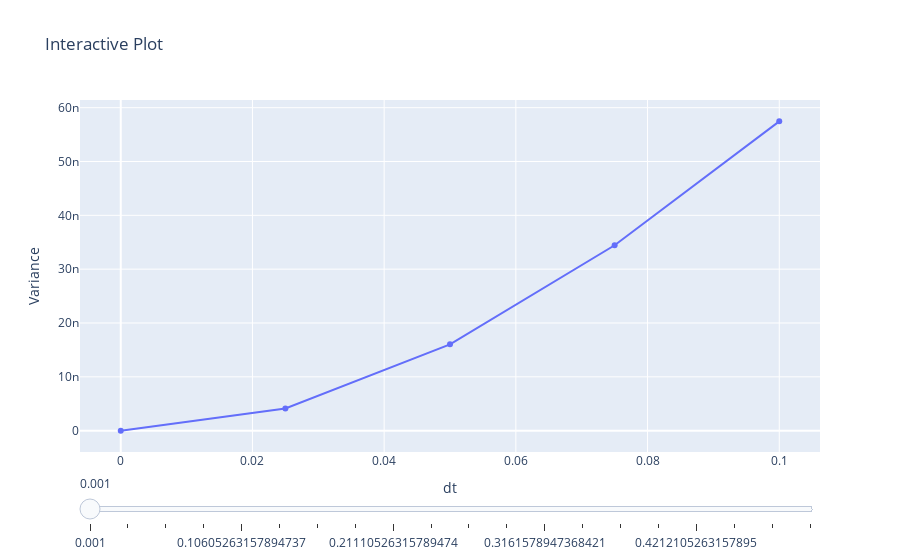

Notebook source saved alongside this figure:
### Code cell
# Assuming data is your 2D numpy array
data = variances.T# Replace this with your actual data

# Create steps for the slider, one for each slice along parameter 2
steps = []
for i in range(data.shape[1]):
    step = dict(
        method="restyle",
        args=[{"y": [data[:, i]]}],
        label=str(omegas[i])
    )
    steps.append(step)

# Create an initial plot for the first slice of data along parameter 2
fig = go.Figure(
    data=[go.Scatter(x=np.linspace(0,times[0],times[1]),y=data[:, 0])],
    layout=go.Layout(
        title="Interactive Plot",
        xaxis_title="dt",
        yaxis_title="Variance",
        sliders=[dict(
            active=0,
            pad={"t": 20},
            steps=steps,
        )],
        # yaxis_range=[np.min(data),1],
    )
)

# fig.update_yaxes(type="log")


# Display the interactive plot
fig.show()

### Figure 1 — Plotly figure (JSON) as saved in the notebook; plotly's stock layout.template omitted (floating-point values rounded to 4 significant figures)
{"data": [{"type": "scatter", "x": [0, 0.025, 0.05, 0.075, 0.1], "y": [4.138e-12, 4.13e-09, 1.604e-08, 3.444e-08, 5.746e-08]}], "layout": {"sliders": [{"active": 0, "pad": {"t": 20}, "steps": [{"args": [{"y": [[4.138e-12, 4.13e-09, 1.604e-08, 3.444e-08, 5.746e-08]]}], "label": "0.001", "method": "restyle"}, {"args": [{"y": [[2.325e-06, 5.122e-06, 1.322e-05, 2.574e-05, 4.143e-05]]}], "label": "0.027263157894736843", "method": "restyle"}, {"args": [{"y": [[3.155e-05, 4.077e-05, 6.879e-05, 0.0001127, 0.0001681]]}], "label": "0.053526315789473686", "method": "restyle"}, {"args": [{"y": [[0.0001488, 0.0001709, 0.0002345, 0.0003328, 0.0004554]]}], "label": "0.07978947368421052", "method": "restyle"}, {"args": [{"y": [[0.0003983, 0.0004275, 0.0005175, 0.0006588, 0.0008368]]}], "label": "0.10605263157894737", "method": "restyle"}, {"args": [{"y": [[0.0009453, 0.001005, 0.001139, 0.001336, 0.001574]]}], "label": "0.13231578947368422", "method": "restyle"}, {"args": [{"y": [[0.001534, 0.001516, 0.001574, 0.001699, 0.001872]]}], "label": "0.15857894736842104", "method": "restyle"}, {"args": [{"y": [[0.002461, 0.002467, 0.002545, 0.002683, 0.002863]]}], "label": "0.1848421052631579", "method": "restyle"}, {"args": [{"y": [[0.003455, 0.003514, 0.003645, 0.003831, 0.004046]]}], "label": "0.21110526315789474", "method": "restyle"}, {"args": [{"y": [[0.003692, 0.003717, 0.00378, 0.00387, 0.003973]]}], "label": "0.2373684210526316", "method": "restyle"}, {"args": [{"y": [[0.004535, 0.004619, 0.004717, 0.004813, 0.004891]]}], "label": "0.26363157894736844", "method": "restyle"}, {"args": [{"y": [[0.004214, 0.004303, 0.004421, 0.004553, 0.004684]]}], "label": "0.28989473684210526", "method": "restyle"}, {"args": [{"y": [[0.004818, 0.004848, 0.004884, 0.004917, 0.004938]]}], "label": "0.3161578947368421", "method": "restyle"}, {"args": [{"y": [[0.004551, 0.004652, 0.004745, 0.004822, 0.00487]]}], "label": "0.34242105263157896", "method": "restyle"}, {"args": [{"y": [[0.003843, 0.003821, 0.003785, 0.003735, 0.003668]]}], "label": "0.3686842105263158", "method": "restyle"}, {"args": [{"y": [[0.0033, 0.003254, 0.00319, 0.00311, 0.003016]]}], "label": "0.39494736842105266", "method": "restyle"}, {"args": [{"y": [[0.003025, 0.002986, 0.002928, 0.002852, 0.00276]]}], "label": "0.4212105263157895", "method": "restyle"}, {"args": [{"y": [[0.002605, 0.002629, 0.002635, 0.002622, 0.002588]]}], "label": "0.4474736842105263", "method": "restyle"}, {"args": [{"y": [[0.002036, 0.002009, 0.001971, 0.001923, 0.001865]]}], "label": "0.4737368421052632", "method": "restyle"}, {"args": [{"y": [[0.001319, 0.001329, 0.00133, 0.00132, 0.0013]]}], "label": "0.5", "method": "restyle"}]}], "title": {"text": "Interactive Plot"}, "xaxis": {"title": {"text": "dt"}}, "yaxis": {"title": {"text": "Variance"}}}}
